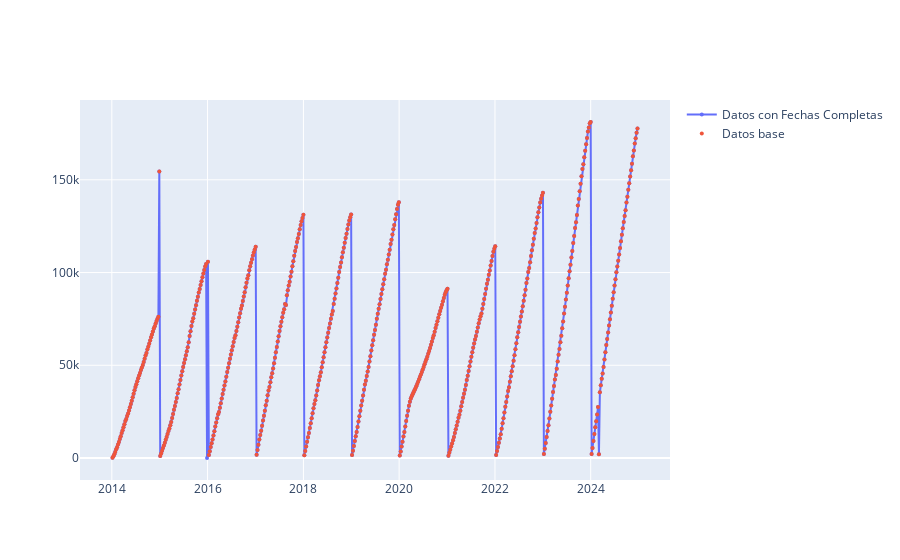

Write notebook code for a chart like this one.
### Markdown cell above
#### Datos Base

### Code cell
# Gráfica de línea con seaborn  - Comparativa entre df_final y df (base)
fig = sns.lineplot(data=df_acumulado, x='Fecha', y='Valor', marker='*', label='Datos con Fechas Completas (df_final)')
fig = sns.scatterplot(data=df_acumulado_base, x='Fecha', y='Valor', color='orange', label='Datos base (df)')
fig.set_title('Comparativa Serie de tiempo General')
fig.set_xlabel('Fecha')
fig.set_ylabel('Valor')
fig.legend()
fig.grid(True)
fig.figure.set_size_inches(11, 6)
plt.show()

# Gráfica de línea con plotly - Comparativa entre df_final y df (base)
fig = go.Figure()

fig.add_trace(go.Scatter(
    x = df_acumulado['Fecha'],
    y= df_acumulado['Valor'],
    name= 'Datos con Fechas Completas',
    mode='lines+markers',
    customdata=df_acumulado['Semana'],
    hovertemplate=(
        '<b>Fecha</b>: %{x}<br>' +
        '<b>Valor Acumulado</b>: %{y}<br>' +
        '<b>Semana</b>: %{customdata}<br>' + # Accede a la primera columna de customdata
        '<extra></extra>' # Oculta la información secundaria del trace
    )
))
fig.add_trace(go.Scatter(
    x = df_acumulado_base['Fecha'],
    y= df_acumulado_base['Valor'],
    name= 'Datos base',
    mode='markers',
    customdata=df_acumulado_base['Semana'],
    hovertemplate=(
        '<b>Fecha</b>: %{x}<br>' +
        '<b>Valor Acumulado</b>: %{y}<br>' +
        '<b>Semana</b>: %{customdata}<br>' + # Accede a la primera columna de customdata
        '<extra></extra>' # Oculta la información secundaria del trace
    )
))
fig.update_traces(marker=dict(size=4))
fig.show()

### Figure 1 — Plotly figure (JSON) as saved in the notebook; plotly's stock layout.template omitted (floating-point values rounded to 4 significant figures; data arrays with more than 128 entries replaced by an {"elided": "..."} marker saying what was removed)
{"data": [{"customdata": {"elided": "573 int values"}, "hovertemplate": "<b>Fecha</b>: %{x}<br><b>Valor Acumulado</b>: %{y}<br><b>Semana</b>: %{customdata}<br><extra></extra>", "marker": {"size": 4}, "mode": "lines+markers", "name": "Datos con Fechas Completas", "type": "scatter", "x": {"elided": "573 str values"}, "y": {"elided": "573 float values"}}, {"customdata": {"elided": "572 int values"}, "hovertemplate": "<b>Fecha</b>: %{x}<br><b>Valor Acumulado</b>: %{y}<br><b>Semana</b>: %{customdata}<br><extra></extra>", "marker": {"size": 4}, "mode": "markers", "name": "Datos base", "type": "scatter", "x": {"elided": "572 str values"}, "y": {"elided": "572 int values"}}], "layout": {}}
